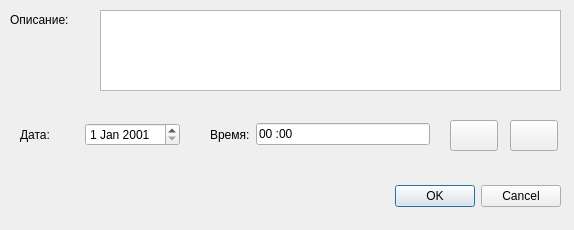
<?xml version="1.0" encoding="UTF-8"?>
<ui version="4.0">
 <class>workRecDialog</class>
 <widget class="QDialog" name="workRecDialog">
  <property name="geometry">
   <rect>
    <x>0</x>
    <y>0</y>
    <width>574</width>
    <height>230</height>
   </rect>
  </property>
  <property name="minimumSize">
   <size>
    <width>574</width>
    <height>230</height>
   </size>
  </property>
  <property name="maximumSize">
   <size>
    <width>574</width>
    <height>230</height>
   </size>
  </property>
  <property name="windowTitle">
   <string>Работа по задаче</string>
  </property>
  <property name="modal">
   <bool>true</bool>
  </property>
  <widget class="QDialogButtonBox" name="buttonBox">
   <property name="geometry">
    <rect>
     <x>220</x>
     <y>180</y>
     <width>341</width>
     <height>32</height>
    </rect>
   </property>
   <property name="orientation">
    <enum>Qt::Horizontal</enum>
   </property>
   <property name="standardButtons">
    <set>QDialogButtonBox::Cancel|QDialogButtonBox::Ok</set>
   </property>
  </widget>
  <widget class="QLabel" name="label">
   <property name="geometry">
    <rect>
     <x>10</x>
     <y>10</y>
     <width>91</width>
     <height>19</height>
    </rect>
   </property>
   <property name="text">
    <string>Описание:</string>
   </property>
  </widget>
  <widget class="QPlainTextEdit" name="m_contentEdit">
   <property name="geometry">
    <rect>
     <x>100</x>
     <y>10</y>
     <width>461</width>
     <height>81</height>
    </rect>
   </property>
   <property name="toolTip">
    <string>Описание выполненной работы</string>
   </property>
  </widget>
  <widget class="QWidget" name="layoutWidget">
   <property name="geometry">
    <rect>
     <x>20</x>
     <y>120</y>
     <width>160</width>
     <height>30</height>
    </rect>
   </property>
   <layout class="QHBoxLayout" name="horizontalLayout">
    <item>
     <widget class="QLabel" name="label_2">
      <property name="text">
       <string>Дата:</string>
      </property>
     </widget>
    </item>
    <item>
     <widget class="QDateEdit" name="m_dateEdit">
      <property name="toolTip">
       <string>Дата выполненной работы</string>
      </property>
      <property name="minimumDate">
       <date>
        <year>2001</year>
        <month>1</month>
        <day>1</day>
       </date>
      </property>
     </widget>
    </item>
   </layout>
  </widget>
  <widget class="QWidget" name="layoutWidget">
   <property name="geometry">
    <rect>
     <x>210</x>
     <y>120</y>
     <width>220</width>
     <height>29</height>
    </rect>
   </property>
   <layout class="QHBoxLayout" name="horizontalLayout_2">
    <item>
     <widget class="QLabel" name="label_3">
      <property name="text">
       <string>Время:</string>
      </property>
     </widget>
    </item>
    <item>
     <widget class="QLineEdit" name="m_timeEdit">
      <property name="toolTip">
       <string>Время, затраченное на выполнение работы</string>
      </property>
      <property name="inputMask">
       <string>000:00</string>
      </property>
      <property name="text">
       <string>00:00</string>
      </property>
     </widget>
    </item>
   </layout>
  </widget>
  <widget class="QPushButton" name="m_fromTimerButton">
   <property name="geometry">
    <rect>
     <x>450</x>
     <y>120</y>
     <width>48</width>
     <height>31</height>
    </rect>
   </property>
   <property name="toolTip">
    <string>Установить время по таймеру</string>
   </property>
   <property name="text">
    <string/>
   </property>
   <property name="icon">
    <iconset resource="MainResource.qrc">
     <normaloff>:/images/timer48.png</normaloff>:/images/timer48.png</iconset>
   </property>
   <property name="iconSize">
    <size>
     <width>24</width>
     <height>24</height>
    </size>
   </property>
  </widget>
  <widget class="QPushButton" name="m_addFromTimerButton">
   <property name="geometry">
    <rect>
     <x>510</x>
     <y>120</y>
     <width>48</width>
     <height>31</height>
    </rect>
   </property>
   <property name="toolTip">
    <string>Добавить к текущему времени из таймера</string>
   </property>
   <property name="text">
    <string/>
   </property>
   <property name="icon">
    <iconset resource="MainResource.qrc">
     <normaloff>:/images/addTimer48.png</normaloff>:/images/addTimer48.png</iconset>
   </property>
   <property name="iconSize">
    <size>
     <width>24</width>
     <height>24</height>
    </size>
   </property>
  </widget>
 </widget>
 <resources>
  <include location="MainResource.qrc"/>
 </resources>
 <connections>
  <connection>
   <sender>buttonBox</sender>
   <signal>accepted()</signal>
   <receiver>workRecDialog</receiver>
   <slot>accept()</slot>
   <hints>
    <hint type="sourcelabel">
     <x>248</x>
     <y>254</y>
    </hint>
    <hint type="destinationlabel">
     <x>157</x>
     <y>274</y>
    </hint>
   </hints>
  </connection>
  <connection>
   <sender>buttonBox</sender>
   <signal>rejected()</signal>
   <receiver>workRecDialog</receiver>
   <slot>reject()</slot>
   <hints>
    <hint type="sourcelabel">
     <x>316</x>
     <y>260</y>
    </hint>
    <hint type="destinationlabel">
     <x>286</x>
     <y>274</y>
    </hint>
   </hints>
  </connection>
 </connections>
</ui>
